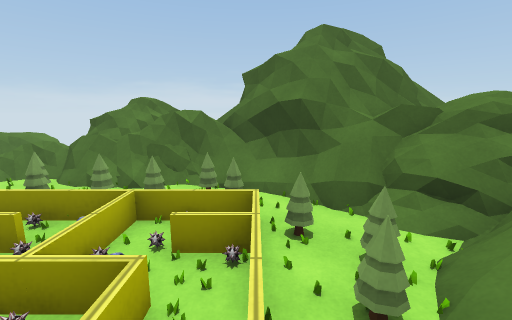
view 1 (above)

13 first-person views from a walk through a Unity game level. The camera is 1.2 m above the floor, tilts 10° down and sees 90° across. The floor is counted in squares, 1 m on a side. Each view is taken from the middle of a square. On the plan, view 1 faces up. The plan holds only what a view shows up to about 12 squares ahead; the rest is blank. The place goes on beyond the plan. Some surface patterns are stand-ins.

view 2
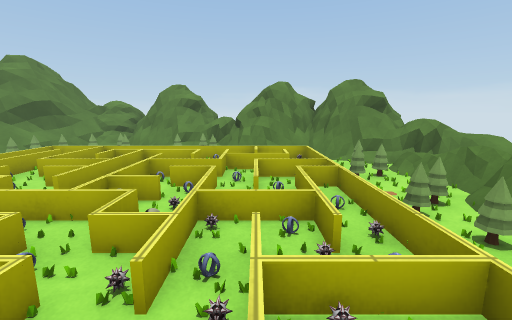

view 3
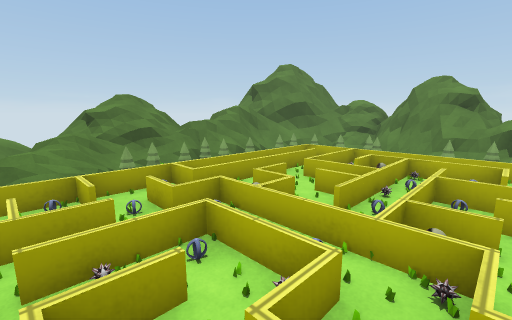

view 4
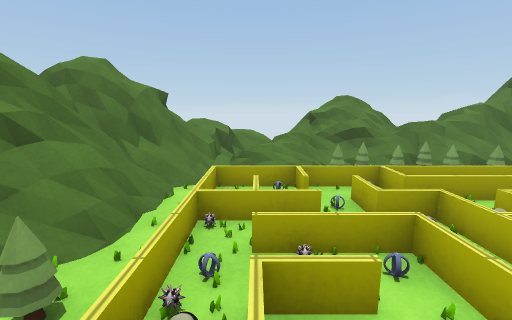

view 5
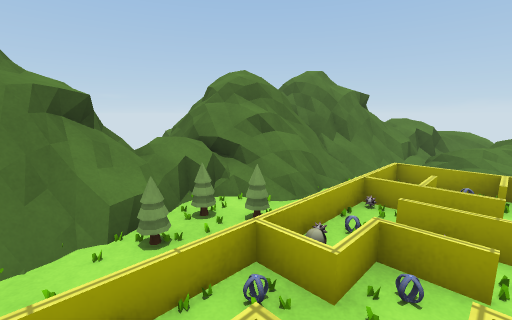

view 6
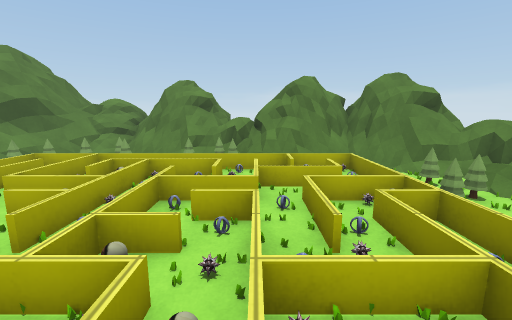

view 7
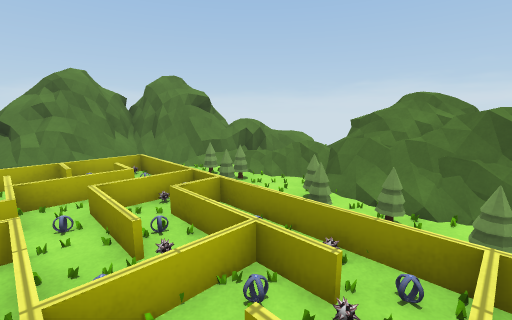

view 8
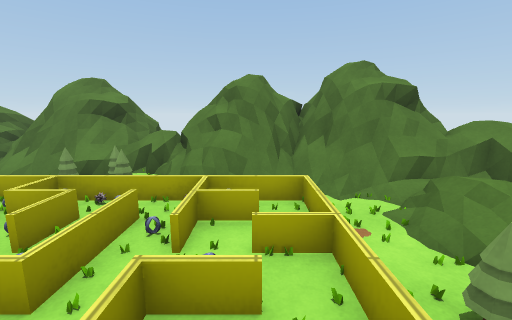

view 9
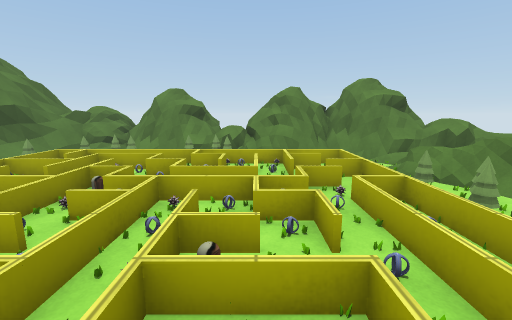

view 10
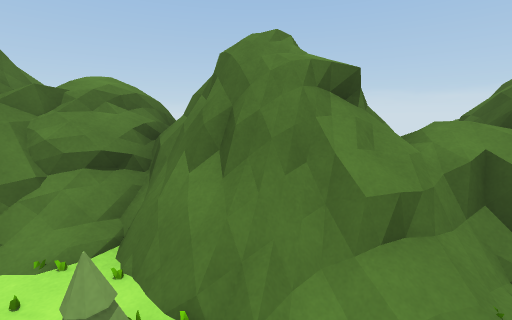

view 11
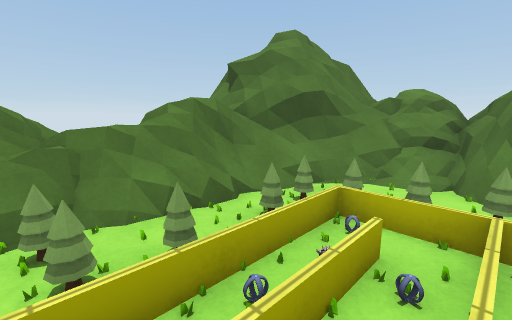

view 12
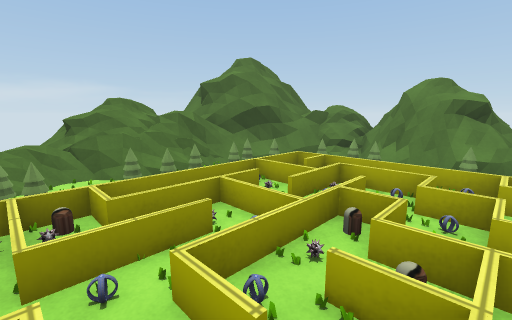

view 13
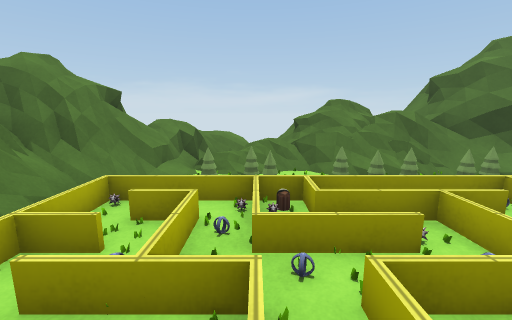

### Floor plan
Key: @ floor where view 1 was taken; # wall or solid block; x gap in a wall; . main floor; : floor 0.25 m higher than the main floor; + floor 0.5 m higher than the main floor; * floor 0.75 m higher than the main floor; % floor 1 m higher than the main floor; & floor 1.5 m higher than the main floor; / step, stairs or slope; = window, fence, low wall or low ledge; ^ raised ledge.
Columns run from 15 left of view 1 to 4 right of it. Each row starts with its distance up from view 1.
  9     ###= ###
  8     #==.*=####  #
  7    ##=#++#==#####
  6   ###=/....###=#####
  5   ##= .==.========##
  4   #=+///////////.x%=
  3   ##=///////////===#
  2 ####=///////////=#=#
  1 ###=#///////////.=##
  0 #&===//////////@==##
 -1 ##%#=///////////.x*#
 -2 ##=  ///////////===#
 -3 ##=/ ///////////#=##
 -4 #=#/=///////////=###
 -5 ==.. ////////////##
 -6 ==##=////////////#
 -7 =#=##==.===/=..//=
 -8 ######=.#=#=:+///###
 -9     ###==#==*% /##
-10      #####^#=  ==#
-11         ###^=##=#

Where each view was taken, in squares from view 1:
view 1: 0 up, 0 right, facing up
view 2: 2 up, 0 right, facing left
view 3: 0 up, 1 left, facing down-left
view 4: 0 up, 1 left, facing down
view 5: 1 up, 2 left, facing down-right
view 6: 1 up, 2 left, facing left
view 7: 1 up, 2 left, facing up-left
view 8: 5 down, 5 left, facing right
view 9: 3 down, 9 left, facing right
view 10: 3 down, 10 left, facing left
view 11: 4 down, 6 left, facing down-left
view 12: 1 down, 7 left, facing up-right
view 13: 1 down, 7 left, facing up
